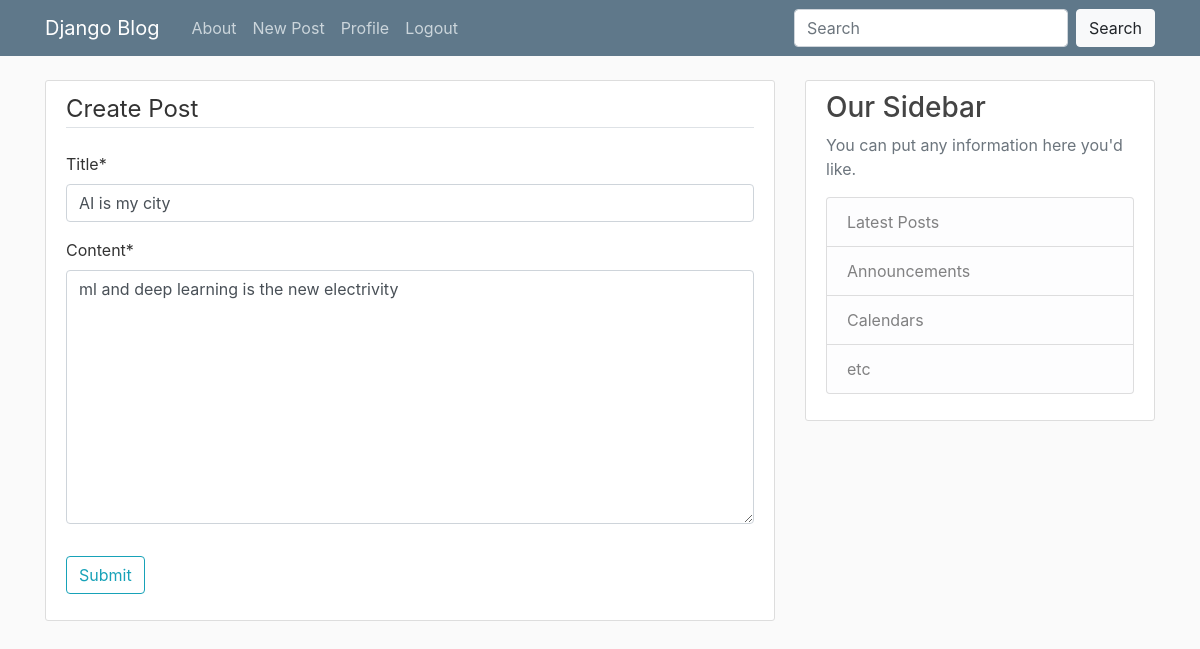
Page /post/2/update/ (signed in) on the committed database.
### blog/models.py (models this page shows, shortened)
class Post(models.Model):
    title = models.CharField(max_length=100)
    content = models.TextField()
    date_posted = models.DateTimeField(default=timezone.now)
    author = models.ForeignKey(User, on_delete=models.CASCADE)

### blog/views.py (the view, shortened to what this page needs)
# urls.py: path('post/<int:pk>/update/', PostUpdateView.as_view(), name='post-update'),
class PostUpdateView(LoginRequiredMixin,UserPassesTestMixin,UpdateView):
    model = Post
    fields = ['title','content']
    def test_func(self):
        current_post = self.get_object()
        if self.request.user==current_post.author:
            return True
        else:
            return False

### blog/templates/blog/post_form.html (shortened to what this page needs)
{% extends "blog/base.html" %}
{% load crispy_forms_tags %}
{% block content %}
    <div class="content-section">
        <form method="POST">
            <fieldset class="form-group">
                <legend class="border-bottom mb-4">Create Post</legend>
                {{ form|crispy }}
            </fieldset>
            <div class="form-group">
                <button class="btn btn-outline-info" type="submit">Submit</button>
            </div>
        </form>
    </div>
{% endblock content %}

### blog/static/blog/main.css (style rules this page uses)
body { background: #fafafa; color: #333333; margin-top: 5rem; }
.content-section { background: #ffffff; padding: 10px 20px; border: 1px solid #dddddd; border-radius: 3px; margin-bottom: 20px; }

### rows in the picture
Post: title "AI is my city", content "ml and deep learning is the new electrivity"
